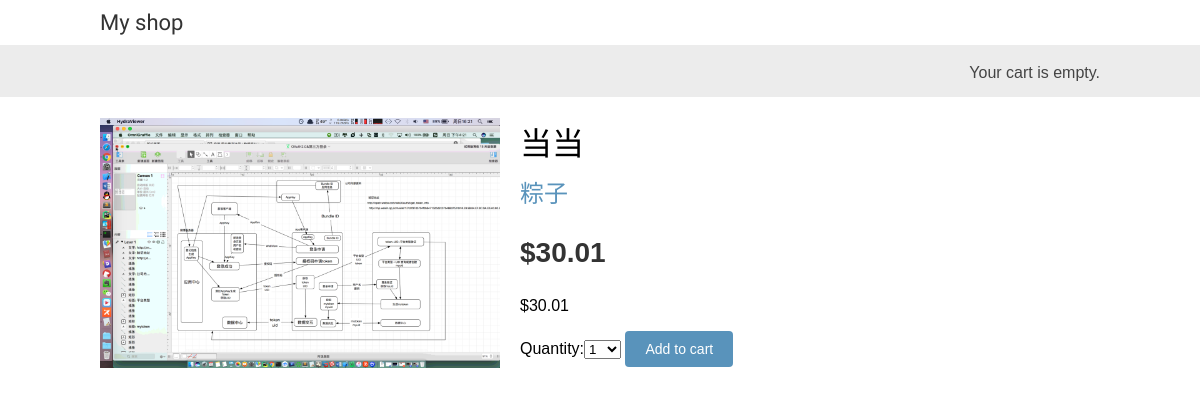
/1/green-tea/, run on an earlier commit of the app's database.
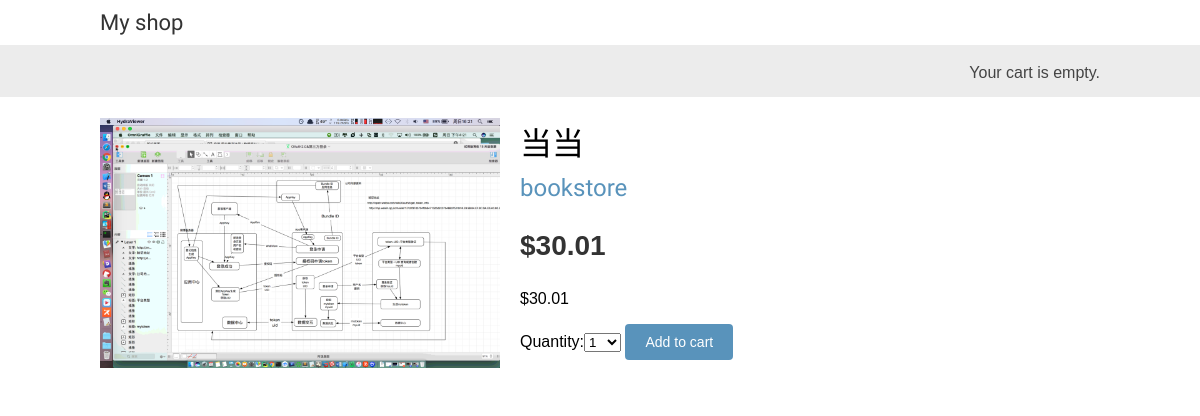
And on a later commit of the database.
### shop/models.py (models this page shows, shortened)
class Product(models.Model):
    category = models.ForeignKey(Category, related_name='products')
    name = models.CharField(max_length=200, db_index=True)
    slug = models.SlugField(max_length=200, db_index=True)
    image = models.ImageField(upload_to='products/%Y/%m/%d', blank=True)
    description = models.TextField(blank=True)
    price = models.DecimalField(max_digits=10, decimal_places=2)
    stock = models.PositiveIntegerField()
    available = models.BooleanField(default=True)
    created = models.DateTimeField(auto_now_add=True)
    updated = models.DateTimeField(auto_now=True)
    class Meta:
        ordering = ('-created',)
        index_together = (('id', 'slug'),)

class Category(models.Model):
    name = models.CharField(max_length=200, db_index=True)
    slug = models.SlugField(max_length=200, db_index=True, unique=True)
    class Meta:
        ordering = ('name',)
        verbose_name = 'category'
        verbose_name_plural = 'categories'
    def __str__(self):
        return self.name
    def get_absolute_url(self):
        return reverse('shop:product_list_by_category', args=[self.slug])

### shop/views.py (the view)
# urls.py: url(r'^(?P<id>\d+)/(?P<slug>[-\w]+)/$', views.product_detail, name='product_detail'),
def product_detail(request, id, slug):
    product = get_object_or_404(Product, id=id, slug=slug, available=True)
    cart_product_form = CartAddProductForm()
    return render(request,
                  'shop/product/detail.html',
                  {'product': product,
                   'cart_product_form': cart_product_form})

### cart/forms.py
class CartAddProductForm(forms.Form):
    quantity = forms.TypedChoiceField(choices=PRODUCT_QUANTITY_CHOICES,
                                      coerce=int)
    update = forms.BooleanField(required=False,
                                initial=False,
                                widget=forms.HiddenInput)

### cart/cart.py (called while the page is built)
    def __len__(self):
        return sum(item['quantity'] for item in self.cart.values())

### cart/context_processors.py (called while the page is built)
def cart(request):
    return {'cart': Cart(request)}

### shop/templates/shop/product/detail.html (shortened to what this page needs)
{% extends "shop/base.html" %}
{% load static %}
{% block content %}
    <div class="product-detail">
        <img src="{% if product.image %}{{ product.image.url }}{% else %}{% static "img/no_image.png" %}{% endif %}">
        <h1>{{ product.name }}</h1>
        <h2><a href="{{ product.category.get_absolute_url }}">{{ product.category }}</a></h2>
        <p class="price">${{ product.price }}</p>
    </div>
    <p class="price">${{ product.price }}</p>
    <form action="{% url "cart:cart_add" product.id %}" method="post">
        {{ cart_product_form }}
        <input type="submit" value="Add to cart">
    </form>
{% endblock %}

What changed in the data, as far as the page shows it:
changed Product "当当": category "粽子" → "bookstore"
